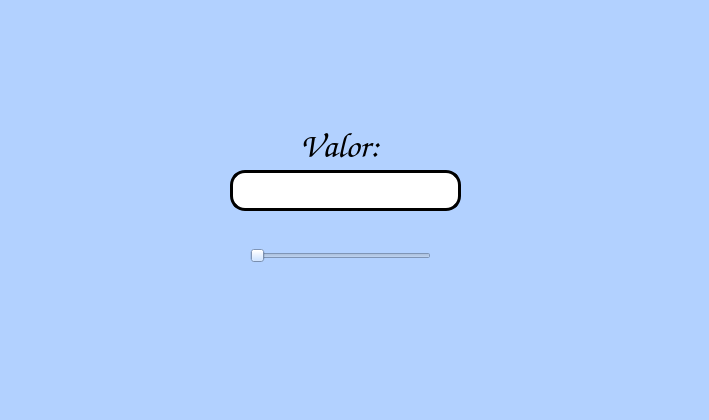
<?xml version="1.0" encoding="UTF-8"?>
<ui version="4.0">
 <class>MainWindow</class>
 <widget class="QMainWindow" name="MainWindow">
  <property name="geometry">
   <rect>
    <x>0</x>
    <y>0</y>
    <width>709</width>
    <height>420</height>
   </rect>
  </property>
  <property name="windowTitle">
   <string>MainWindow</string>
  </property>
  <property name="styleSheet">
   <string notr="true">background-color: rgb(178, 209, 255);</string>
  </property>
  <widget class="QWidget" name="centralwidget">
   <widget class="QLabel" name="imagen">
    <property name="geometry">
     <rect>
      <x>0</x>
      <y>10</y>
      <width>121</width>
      <height>101</height>
     </rect>
    </property>
    <property name="autoFillBackground">
     <bool>false</bool>
    </property>
    <property name="styleSheet">
     <string notr="true"/>
    </property>
    <property name="text">
     <string/>
    </property>
    <property name="pixmap">
     <pixmap resource="../Archivos/Recursos.qrc">:/logos/FIT_logo_vertical.png</pixmap>
    </property>
    <property name="scaledContents">
     <bool>true</bool>
    </property>
   </widget>
   <widget class="QLabel" name="imagen_2">
    <property name="geometry">
     <rect>
      <x>500</x>
      <y>-10</y>
      <width>181</width>
      <height>91</height>
     </rect>
    </property>
    <property name="autoFillBackground">
     <bool>false</bool>
    </property>
    <property name="styleSheet">
     <string notr="true"/>
    </property>
    <property name="text">
     <string/>
    </property>
    <property name="pixmap">
     <pixmap resource="../Archivos/Recursos.qrc">:/logos/log_uat_nuevo.png</pixmap>
    </property>
    <property name="scaledContents">
     <bool>true</bool>
    </property>
   </widget>
   <widget class="QLabel" name="label_3">
    <property name="geometry">
     <rect>
      <x>300</x>
      <y>120</y>
      <width>191</width>
      <height>51</height>
     </rect>
    </property>
    <property name="font">
     <font>
      <family>Comic Sans MS</family>
      <pointsize>26</pointsize>
      <weight>9</weight>
      <italic>false</italic>
      <bold>false</bold>
     </font>
    </property>
    <property name="styleSheet">
     <string notr="true">font: 75 26pt &quot;Comic Sans MS&quot;;</string>
    </property>
    <property name="text">
     <string>Valor:</string>
    </property>
   </widget>
   <widget class="QLineEdit" name="txt_valor">
    <property name="geometry">
     <rect>
      <x>230</x>
      <y>170</y>
      <width>231</width>
      <height>41</height>
     </rect>
    </property>
    <property name="font">
     <font>
      <family>Comic Sans MS</family>
      <pointsize>22</pointsize>
      <weight>50</weight>
      <bold>false</bold>
     </font>
    </property>
    <property name="styleSheet">
     <string notr="true">background-color: rgb(255, 255, 255);
border: 3px solid black;
border-radius: 15px;</string>
    </property>
    <property name="text">
     <string/>
    </property>
   </widget>
   <widget class="QLabel" name="imagen_3">
    <property name="geometry">
     <rect>
      <x>580</x>
      <y>280</y>
      <width>101</width>
      <height>91</height>
     </rect>
    </property>
    <property name="autoFillBackground">
     <bool>false</bool>
    </property>
    <property name="styleSheet">
     <string notr="true"/>
    </property>
    <property name="text">
     <string/>
    </property>
    <property name="pixmap">
     <pixmap resource="../Archivos/Recursos.qrc">:/ejercicios/ContornoTD.jpg</pixmap>
    </property>
    <property name="scaledContents">
     <bool>true</bool>
    </property>
   </widget>
   <widget class="QSlider" name="horizontalSlider">
    <property name="geometry">
     <rect>
      <x>250</x>
      <y>230</y>
      <width>181</width>
      <height>51</height>
     </rect>
    </property>
    <property name="orientation">
     <enum>Qt::Horizontal</enum>
    </property>
   </widget>
  </widget>
  <widget class="QMenuBar" name="menubar">
   <property name="geometry">
    <rect>
     <x>0</x>
     <y>0</y>
     <width>709</width>
     <height>21</height>
    </rect>
   </property>
  </widget>
  <widget class="QStatusBar" name="statusbar"/>
 </widget>
 <resources>
  <include location="../Archivos/Recursos.qrc"/>
 </resources>
 <connections/>
</ui>
